Frame 1 (no input): blank canvas, image omitted
Frame 60 (the mouse pressed at the canvas centre just before this capture): blank canvas, image omitted
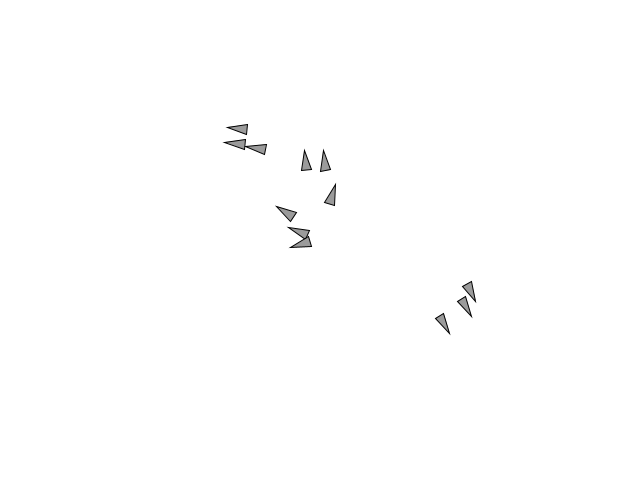
Frame 120 (the mouse held since frame 60 and released just before this capture)

The Processing sketch whose frames 1 and 60 were blank and that drew this single picture after the mouse press (run headless with seeded random() and noise(); from frame 60 on, the mouse is pressed at the canvas centre):

// Processing sketch: VII_11_Steering_Behavior_Flocking
// ── VII_11_Steering_Behavior_Flocking.pde
ArrayList<Vehicle> vehicles;
int i = 0;

void setup() {
  size(620, 480);
  vehicles = new ArrayList<Vehicle>();
}

void draw() {  
  background(255);
  
  if (mousePressed) {
    if(i%5 == 0)vehicles.add(new Vehicle(mouseX, mouseY));
    i++;
  }
  for(Vehicle v: vehicles) {
    v.applyBehavior(vehicles);
    v.update();
    v.borders();
    v.display();
  }
}
// ── Vehicle.pde
class Vehicle {
  PVector pos;
  PVector vel;
  PVector acc;
  float r;
  float maxspeed;
  float maxforce;
  
  Vehicle(float x, float y) {
    pos = new PVector(x, y);
    vel = new PVector(random(-2, 2), random(-2, 2));
    acc = new PVector(0, 0);
    r = 5;
    maxspeed = 4;
    maxforce = 0.1;
  }
  
  Vehicle(float x, float y, float vx, float vy) {
    pos = new PVector(x, y);
    vel = new PVector(vx, vy);
    acc = new PVector(0, 0);
    r = 5;
    maxspeed = 4;
    maxforce = 0.1;
  }
  
  void update() {
    vel = vel.add(acc);
    vel.limit(maxspeed);
    pos = pos.add(vel);
    acc.mult(0);
  }
  
  PVector seek(PVector target) {
    PVector desired = PVector.sub(target, pos);
    desired.normalize();
    desired.limit(maxspeed);
    if(dist(target.x, target.y, pos.x, pos.y) < 30) {
      desired.limit(dist(target.x, target.y, pos.x, pos.y)/5);
    }
    
    PVector steer = PVector.sub(desired, vel);
    steer.limit(maxforce);
    
    return  steer;
  }
  
  PVector allign(ArrayList<Vehicle> vehicles) {
    PVector sum = new PVector(0, 0);
    int count = 0;
    for(Vehicle other : vehicles) {
      float d = PVector.dist(pos, other.pos);
      if(d > 0 && d < 30) {
        sum.add(other.vel);
        count++;
      }
    }
    if(count > 0) {
        sum.div(count);
        sum.setMag(maxspeed);
        PVector steer = PVector.sub(sum, vel);
        steer.limit(maxforce);
        return steer;
    }
    return new PVector(0, 0);
  }
  
   PVector seperate(ArrayList<Vehicle> vehicles) {
    float desiredSeperation = 2*r;
    PVector sum = new PVector();
    int count = 0;
    for(Vehicle other : vehicles) {
      float d = PVector.dist(pos, other.pos);
      if(d > 0 && d < desiredSeperation) {
        PVector diff = PVector.sub(pos, other.pos);
        diff.normalize();
        diff.div(d);
        sum.add(diff);
        count++;
      }
    }
    if(count > 0) {
      sum.setMag(maxspeed);
      PVector steer = PVector.sub(sum, vel);
      steer.limit(maxforce);
      return steer;
    }
    return new PVector(0, 0);  
  }
  
  PVector cohesion(ArrayList<Vehicle> vehicles) {
    PVector sum = new PVector(0, 0);
    int count = 0;
    for(Vehicle other : vehicles) {
      float d = PVector.dist(pos, other.pos);
      if(d < 50) {
        sum.add(other.pos);
        count++;
      }
    }
    if(count > 0) {
        sum.div((float)count);
        sum = PVector.sub(sum, pos);
        sum.limit(maxspeed);
        PVector steer = PVector.sub(sum, vel);
        steer.limit(maxforce);
        return steer;
    }
    return new PVector(0, 0);  
  }
  
  void applyBehavior(ArrayList<Vehicle> vehicles) {
    applyForce(seperate(vehicles).mult(1));
    applyForce(allign(vehicles).mult(3));
    applyForce(cohesion(vehicles).mult(-1));
  }
  
  void applyForce(PVector force) {
    acc = acc.add(force);
  }
  
  void borders() {
    if (pos.x < -r) pos.x = width+r;
    if (pos.y < -r) pos.y = height+r;
    if (pos.x > width+r) pos.x = -r;
    if (pos.y > height+r) pos.y = -r;
  }
  
  void display() {
    float theta = vel.heading2D() + PI/2;
    fill(155);
    stroke(0);
    strokeWeight(1);
    pushMatrix();
    translate(pos.x, pos.y);
    rotate(theta);
    beginShape();
    vertex(0, -r*2);
    vertex(-r, r*2);
    vertex(r, r*2);
    endShape(CLOSE);
    popMatrix();
  }
}
